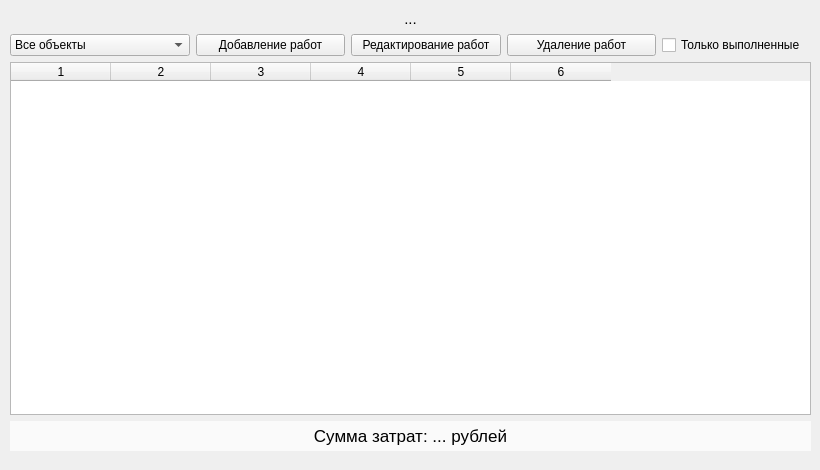
<?xml version="1.0" encoding="UTF-8"?>
<ui version="4.0">
 <class>InfoWindow</class>
 <widget class="QMainWindow" name="InfoWindow">
  <property name="geometry">
   <rect>
    <x>0</x>
    <y>0</y>
    <width>820</width>
    <height>470</height>
   </rect>
  </property>
  <property name="windowTitle">
   <string>MainWindow</string>
  </property>
  <widget class="QWidget" name="centralwidget">
   <widget class="QWidget" name="layoutWidget">
    <property name="geometry">
     <rect>
      <x>10</x>
      <y>10</y>
      <width>801</width>
      <height>441</height>
     </rect>
    </property>
    <layout class="QVBoxLayout" name="verticalLayout">
     <item>
      <widget class="QLabel" name="infoLabel">
       <property name="font">
        <font>
         <pointsize>11</pointsize>
        </font>
       </property>
       <property name="text">
        <string>...</string>
       </property>
       <property name="alignment">
        <set>Qt::AlignCenter</set>
       </property>
      </widget>
     </item>
     <item>
      <layout class="QHBoxLayout" name="horizontalLayout">
       <item>
        <widget class="QComboBox" name="comboBox">
         <property name="minimumSize">
          <size>
           <width>180</width>
           <height>0</height>
          </size>
         </property>
         <item>
          <property name="text">
           <string>Все объекты</string>
          </property>
         </item>
        </widget>
       </item>
       <item>
        <widget class="QPushButton" name="addWorkButton">
         <property name="text">
          <string>Добавление работ</string>
         </property>
        </widget>
       </item>
       <item>
        <widget class="QPushButton" name="editWorkButton">
         <property name="text">
          <string>Редактирование работ</string>
         </property>
        </widget>
       </item>
       <item>
        <widget class="QPushButton" name="deleteWorkButton">
         <property name="text">
          <string>Удаление работ</string>
         </property>
        </widget>
       </item>
       <item>
        <widget class="QCheckBox" name="checkBox">
         <property name="text">
          <string>Только выполненные</string>
         </property>
        </widget>
       </item>
      </layout>
     </item>
     <item>
      <widget class="QTableWidget" name="tableWidget">
       <property name="columnCount">
        <number>6</number>
       </property>
       <column/>
       <column/>
       <column/>
       <column/>
       <column/>
       <column/>
      </widget>
     </item>
     <item>
      <widget class="QLabel" name="sumLabel">
       <property name="font">
        <font>
         <pointsize>13</pointsize>
        </font>
       </property>
       <property name="styleSheet">
        <string notr="true">padding: 5px;
color: black;
background-color: rgba(255, 255, 255, 0.7);</string>
       </property>
       <property name="text">
        <string>Сумма затрат: ... рублей</string>
       </property>
       <property name="alignment">
        <set>Qt::AlignCenter</set>
       </property>
      </widget>
     </item>
    </layout>
   </widget>
   <widget class="QLabel" name="bglabel">
    <property name="geometry">
     <rect>
      <x>0</x>
      <y>0</y>
      <width>821</width>
      <height>471</height>
     </rect>
    </property>
    <property name="text">
     <string/>
    </property>
    <property name="pixmap">
     <pixmap resource="resources.qrc">:/images/images/c48cae8666cc47e68f83556017f6d1b5.jpg</pixmap>
    </property>
    <property name="scaledContents">
     <bool>true</bool>
    </property>
    <property name="alignment">
     <set>Qt::AlignLeading|Qt::AlignLeft|Qt::AlignTop</set>
    </property>
   </widget>
   <zorder>bglabel</zorder>
   <zorder>layoutWidget</zorder>
  </widget>
 </widget>
 <resources>
  <include location="resources.qrc"/>
 </resources>
 <connections/>
</ui>
